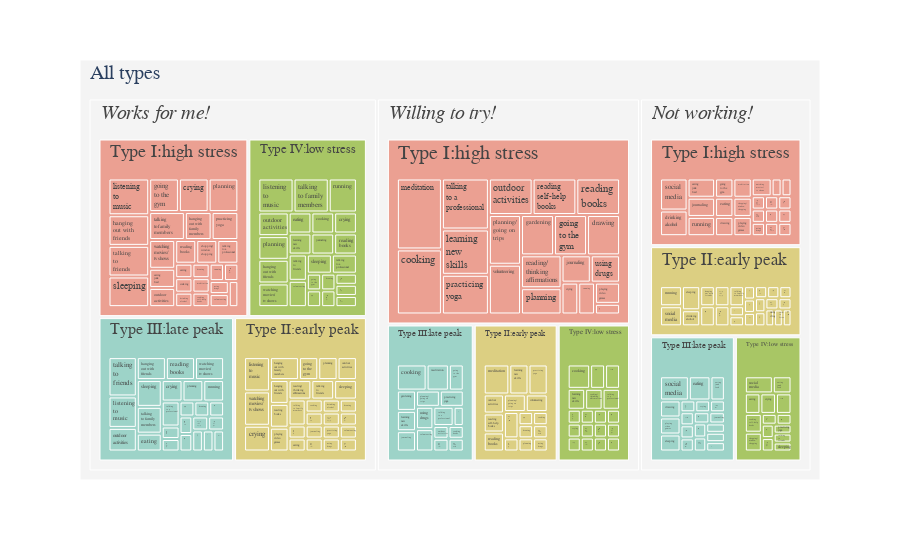

Notebook source saved alongside this figure:
### Code cell
df3 = pd.read_csv('./data/data4.csv')
# df3['Type']=df3['Type'].replace(['Not working','Works for me','Willing to try'],['<b>Not working</b>','<b>Works for me</b>','<b>Willing to try</b>'])
df3['Persona'] = df3['Persona'].replace(['persona1','persona2','persona3','persona4'],['Type I:high stress','Type II:early peak','Type III:late peak','Type IV:low stress'])
df3['Type'] = df3['Type'].replace(['Works for me','Willing to try','Not working'],['<i>Works for me!</i>','<i>Willing to try!</i>','<i>Not working!</i>'])
df3['All']='All types'
df3['Strategies']=df3['Strategies'].replace(['drinking alcohol','eating junk food','hanging out with family members','hanging out with friends','learning a new skill','listening to music','outdoor activities','planning/going on trips','playing video games','reading a self-help book','reading books','reading/thinking affirmations','shopping/window shopping','spending time on social media','talking to a professional','talking to family members','talking to friends','using drugs','watching movies/tv shows','yoga','going to the gym'],['drinking<br>alcohol','eating<br>junk<br>food','hanging<br>out with<br>family<br>members','hanging<br>out with<br>friends','learning<br>new<br>skills','listening<br>to<br>music','outdoor<br>activities','planning/<br>going on<br>trips','playing<br>video<br>games','reading<br>self-help<br>books','reading<br>books','reading/<br>thinking<br>affirmations','shopping/<br>window<br>shopping','social<br>media','talking<br>to a<br>professional','talking<br>to family<br>members','talking<br>to<br>friends','using<br>drugs','watching<br>movies/<br>tv shows','practicing<br>yoga','going<br>to the <br>gym'])
levels = ['Strategies','Type']
color_columns = 'Weight'
value_column = 'Weight'
def build_hierarchical_dataframe(df, levels, value_column, color_columns=None):
    """
    Build a hierarchy of levels for Sunburst or Treemap charts.


    Levels are given starting from the bottom to the top of the hierarchy,
    ie the last level corresponds to the root.
    """
    df_all_trees = pd.DataFrame(columns=['id', 'parent', 'value', 'color'])
    for i, level in enumerate(levels):
        df_tree = pd.DataFrame(columns=['id', 'parent', 'value', 'color'])
        dfg = df.groupby(levels[i:]).sum()
        dfg = dfg.reset_index()
        df_tree['id'] = dfg[level].copy()
        if i < len(levels) - 1:
            df_tree['parent'] = dfg[levels[i+1]].copy()
        else:
            df_tree['parent'] = 'total'
        df_tree['value'] = dfg[value_column]
        df_tree['color'] = dfg[color_columns]
        df_all_trees = df_all_trees.append(df_tree, ignore_index=True)
    total = pd.Series(dict(id='total', parent='',
                              value=df[value_column].sum(),
                              color=df[color_columns].sum() ))
    df_all_trees = df_all_trees.append(total, ignore_index=True)
    df_all_trees = df_all_trees[df_all_trees.value != 0]
    return df_all_trees
#df_all_trees = build_hierarchical_dataframe(df3, levels, value_column, color_columns)
#print(df_all_trees)
#average_score = 0.2

#fig = go.Figure()

# fig.add_trace(go.Treemap(
#     labels=df_all_trees['id'],
#     parents=df_all_trees['parent'],
#     values=df_all_trees['value'],
#     branchvalues='total',
#     # marker=dict(
#     #     colors=df_all_trees['color'],
#     #     colorscale='RdBu'
#     #      #cmid=average_score
#     #     ),
#     #hovertemplate='<b>%{label} </b> <br> Sales: %{value}<br> Success rate: %{color:.2f}',
#     name=''
#     ))
import plotly.express as px

fig=px.treemap(df3,
path=['All','Type','Persona','Strategies'],
values='Weight',branchvalues='total'
,color='Persona',
color_discrete_map={'Type I:high stress':'#eba092', 'Type II:early peak':'#dccf82', 'Type III:late peak':'9dd3c8', 'Type IV:low stress':'a8c665'\
#,'Not working':'#efefef','Works for me':'#cecece','Willing to try':'#adadad'\
,'(?)':'#f4f4f4'}
#,textfont=dict(size=15)
)
#fig.data[0].hovertemplate = '%{label}<br>%{value} votes from Persona %{current path}'
fig.update_traces(hovertemplate='%{label}<br>%{value} votes from  %{parent}<extra></extra>')
#fig.update_traces(textfont=dict(size=50))
#print(fig.data[1].textfont)
#Add image
# fig.add_layout_image(
#     dict(
#         source="https://raw.githubusercontent.com/brianzy/ploty-project/master/pic/P1Label.png",
#         xref="paper", yref="paper",
#         x=1.1, y=0.8,
#         sizex=0.1, sizey=0.1
#         ,xanchor="right", yanchor="bottom"
#         ,layer="below"
#     )
# )
# fig.add_layout_image(
#     dict(
#         source="https://raw.githubusercontent.com/brianzy/ploty-project/master/pic/P2Label.png",
#         xref="paper", yref="paper",
#         x=1.1, y=0.7,
#         sizex=0.1, sizey=0.1
#         ,xanchor="right", yanchor="bottom"
#         ,layer="below"
#     )
# )
# fig.add_layout_image(
#     dict(
#         source="https://raw.githubusercontent.com/brianzy/ploty-project/master/pic/P3Label.png",
#         xref="paper", yref="paper",
#         x=1.1, y=0.6,
#         sizex=0.1, sizey=0.1
#         ,xanchor="right", yanchor="bottom"
#         ,layer="below"
#     )
# )
# fig.add_layout_image(
#     dict(
#         source="https://raw.githubusercontent.com/brianzy/ploty-project/master/pic/P4Label.png",
#         xref="paper", yref="paper",
#         x=1.1, y=0.5,
#         sizex=0.1, sizey=0.1
#         ,xanchor="right", yanchor="bottom"
#         ,layer="below"
#     )
# )

# fig.add_trace(go.Treemap(
#     labels=df_all_trees['id'],
#     parents=df_all_trees['parent'],
#     values=df_all_trees['value'],
#     branchvalues='total',
#     marker=dict(
#         colors=df_all_trees['color'],
#         colorscale='RdBu',
#         cmid=average_score
#          ),
#     #hovertemplate='<b>%{label} </b> <br> Sales: %{value}<br> Success rate: %{color:.2f}',
#     maxdepth=2
#     ), 1, 2)
#fig.update_layout(uniformtext=dict(minsize=10, mode='hide'))
fig.update_layout(font=dict(family='courier',size=20))

#fig.update_layout(margin=dict( l=10))
fig.show()

### Figure 1 — Plotly figure (JSON) as saved in the notebook; plotly's stock layout.template omitted (floating-point values rounded to 4 significant figures; data arrays with more than 128 entries replaced by an {"elided": "..."} marker saying what was removed)
{"data": [{"branchvalues": "total", "customdata": {"elided": "400x1 str values"}, "domain": {"x": [0, 1], "y": [0, 1]}, "hovertemplate": "%{label}<br>%{value} votes from  %{parent}<extra></extra>", "ids": {"elided": "400 str values"}, "labels": {"elided": "400 str values"}, "marker": {"colors": {"elided": "400 str values"}}, "name": "", "parents": {"elided": "400 str values"}, "type": "treemap", "values": {"elided": "400 int values"}}], "layout": {"font": {"family": "courier", "size": 20}, "legend": {"tracegroupgap": 0}, "margin": {"t": 60}}}
